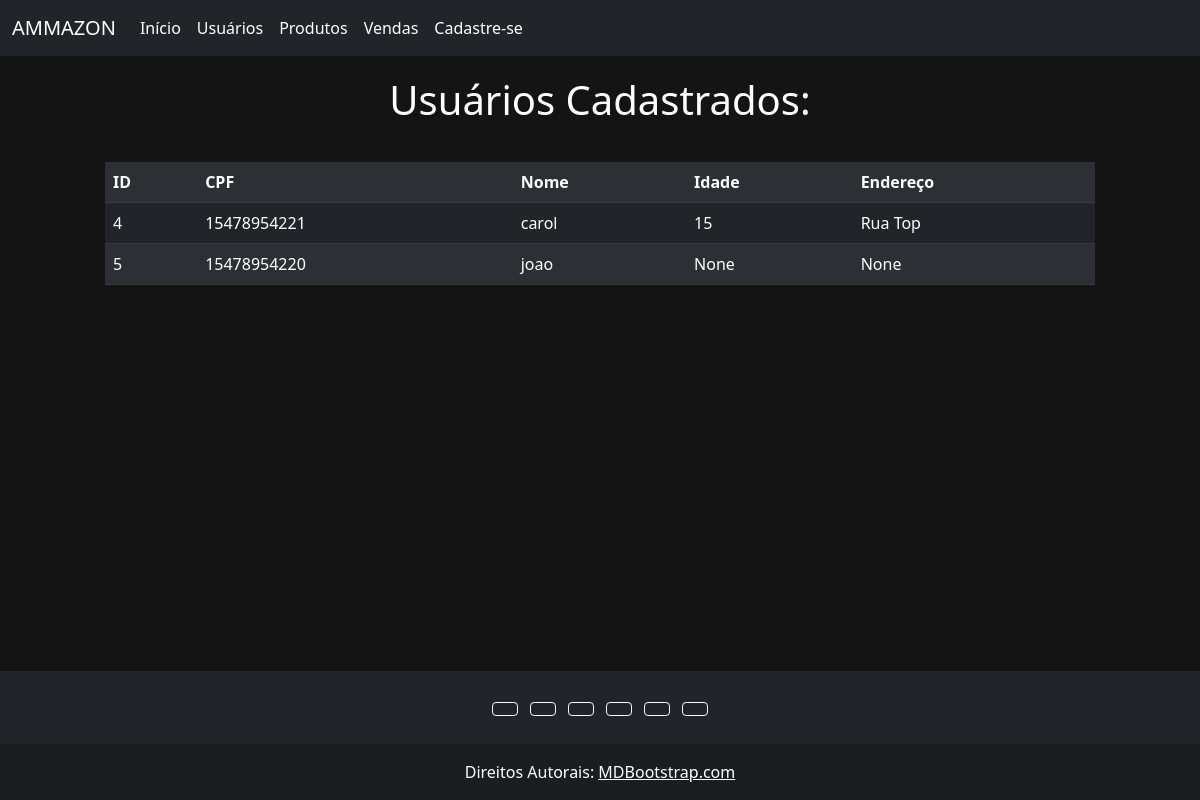
Screenshot of /usuarios/ with the database file from the repository.
### app_cad_usuarios/models.py (models this page shows)
class Usuario(models.Model):
    id_usuario = models.AutoField(primary_key=True)
    cpf = models.CharField(max_length=11, blank=False, null=True, default=None, unique=True, validators=[MinLengthValidator(11)])
    nome = models.TextField(max_length=255, blank=False, null=True)
    idade = models.PositiveIntegerField(null=True, blank=True, default=None, validators=[MaxValueValidator(150), MinValueValidator(18)])
    endereco = models.TextField(max_length=255, blank=True, null=True)

### app_cad_usuarios/views.py (the view, shortened to what this page needs)
# urls.py: path('usuarios/',views.usuarios, name='listagem_usuarios'),
def usuarios(request):
    usuarios = {
        'usuarios': Usuario.objects.all()
    }
    return render(request, 'usuarios/mostrar_algo/usuarios.html', usuarios)

### app_cad_usuarios/templates/usuarios/mostrar_algo/usuarios.html
{% extends 'usuarios/base.html' %}
{% block conteudo %}
<div class="container" style="padding: 0px 75px 150px 75px;">
    <h1 style="text-align: center; padding-bottom: 30px; color: white;">Usuários Cadastrados:</h1>
    <table class="table table-dark table-striped">
        <tr>
            <th>ID</th>
            <th>CPF</th>
            <th>Nome</th>
            <th>Idade</th>
            <th>Endereço</th>
        </tr>
        {% for usuario in usuarios %}
        <tr>
            <td>{{usuario.id_usuario}}</td>
            <td>{{usuario.cpf}}</td>
            <td>{{usuario.nome}}</td>
            <td>{{usuario.idade}}</td>
            <td>{{usuario.endereco}}</td>
        </tr>
        {% endfor %}
    </table>
</div>
{% endblock %}

### app_cad_usuarios/static/base.css (style rules this page uses)
* { padding: 0; margin: 0; box-sizing: border-box; }

### rows the page displays
Usuario: id_usuario "4", cpf "15478954221", nome "carol", idade "15", endereco "Rua Top"
Usuario: id_usuario "5", cpf "15478954220", nome "joao", idade "None", endereco "None"
